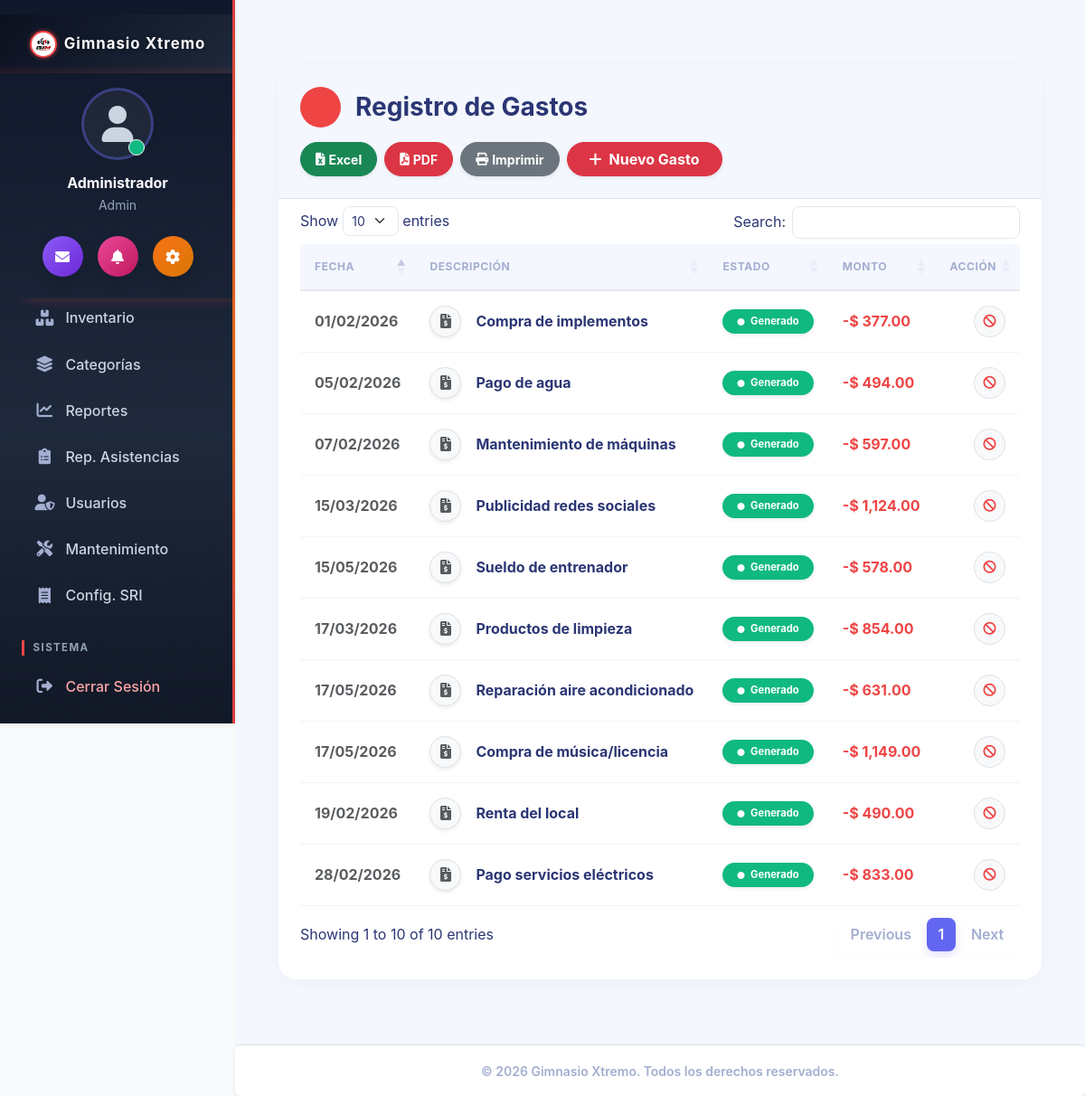
/gastos/index (signed in), run on the app's committed database.
### tables this page shows
CREATE TABLE IF NOT EXISTS `configuracion` (
  `id` int NOT NULL,
  `nombre_sistema` varchar(100) DEFAULT NULL,
  `ruc` varchar(20) DEFAULT NULL,
  `razon_social` varchar(255) DEFAULT NULL,
  `nombre_comercial` varchar(255) DEFAULT NULL,
  `direccion` varchar(255) DEFAULT NULL,
  `ubigeo` varchar(6) DEFAULT '150101',
  `departamento` varchar(60) DEFAULT 'LIMA',
  `provincia` varchar(60) DEFAULT 'LIMA',
  `distrito` varchar(60) DEFAULT 'LIMA',
  `urbanizacion` varchar(120) DEFAULT NULL,
  `codigo_pais` varchar(2) DEFAULT 'PE',
  `telefono` varchar(20) DEFAULT NULL,
  `email` varchar(100) DEFAULT NULL,
  `logo` varchar(255) DEFAULT NULL,
  `moneda` varchar(10) DEFAULT '$',
  `sunat_ambiente` enum('beta','produccion') DEFAULT 'beta',
  `sunat_usuario_sol` varchar(50) DEFAULT NULL,
  `sunat_clave_sol` varchar(255) DEFAULT NULL,
  `sunat_certificado` varchar(255) DEFAULT NULL,
  `sunat_cert_clave` varchar(255) DEFAULT NULL,
  `igv_tasa` decimal(5,2) DEFAULT '18.00',
  `incluye_igv` tinyint(1) DEFAULT '1' COMMENT '1 = los precios mostrados YA incluyen IGV',
  `sri_ambiente` enum('1','2') DEFAULT '1' COMMENT '1=Pruebas, 2=Produccion',
  `sri_establecimiento` varchar(3) DEFAULT '001',
  `sri_punto_emision` varchar(3) DEFAULT '001',
  `sri_certificado_p12` varchar(255) DEFAULT NULL,
  `sri_certificado_clave` varchar(255) DEFAULT NULL,
  `iva_tasa` decimal(5,2) DEFAULT '15.00',
  `incluye_iva` tinyint(1) DEFAULT '1' COMMENT '1 = los precios mostrados YA incluyen IVA',
  PRIMARY KEY (`id`)
);

CREATE TABLE IF NOT EXISTS `gastos` (
  `id` int NOT NULL AUTO_INCREMENT,
  `descripcion` varchar(255) NOT NULL,
  `monto` decimal(10,2) NOT NULL,
  `fecha` date NOT NULL,
  `estado` enum('creado','anulado') DEFAULT 'creado',
  `motivo_anulacion` varchar(255) DEFAULT NULL,
  PRIMARY KEY (`id`)
);

### app/controllers/GastosController.php (called while the page is built, shortened)
<?php
require_once '../app/models/Gasto.php';
class GastosController {
    public function index() {
        $gastoModel = new Gasto();
        $stmt = $gastoModel->obtenerTodos();
        $gastos = $stmt->fetchAll(PDO::FETCH_ASSOC);
        require_once '../app/views/gastos/index.php';
    }
}

### app/models/Configuracion.php (called while the page is built, shortened)
<?php
class Configuracion {
    public static function getInfo() {
        $database = new Database();
        $conn = $database->getConnection();
        $query = "SELECT * FROM configuracion WHERE id = 1 LIMIT 1";
        $stmt = $conn->prepare($query);
        $stmt->execute();
        return $stmt->fetch(PDO::FETCH_ASSOC);
    }
}

### app/models/Gasto.php (called while the page is built, shortened)
<?php
class Gasto {
    private $conn;
    private $table_name = "gastos";
    public function __construct() {
        $database = new Database();
        $this->conn = $database->getConnection();
    }
    public function obtenerTodos() {
        $query = "SELECT * FROM " . $this->table_name . " ORDER BY fecha DESC";
        $stmt = $this->conn->prepare($query);
        $stmt->execute();
        return $stmt;
    }
}

### app/config/Database.php (called while the page is built, shortened)
<?php
class Database {
    private $host = 'localhost';
    private $db_name = 'ec_gym_system';
    private $username = 'root';
    private $password = '';
    public function getConnection() {
        $this->conn = null;
        try {
            $this->conn = new PDO("mysql:host=" . $this->host . ";dbname=" . $this->db_name, $this->username, $this->password);
            $this->conn->exec("set names utf8");
            $this->conn->setAttribute(PDO::ATTR_ERRMODE, PDO::ERRMODE_EXCEPTION);
        } catch(PDOException $exception) {
            echo "Error de conexión: " . $exception->getMessage();
        }
        return $this->conn;
    }
}

### app/views/gastos/index.php (the view, shortened to what this page needs)
<!DOCTYPE html>
<html lang="es">
<head>
    <link href="https://cdn.jsdelivr.net/npm/bootstrap@5.3.0/dist/css/bootstrap.min.css" rel="stylesheet">
    <link href="https://cdn.datatables.net/1.13.6/css/dataTables.bootstrap5.min.css" rel="stylesheet">
    <link rel="stylesheet" href="https://cdnjs.cloudflare.com/ajax/libs/font-awesome/6.0.0/css/all.min.css">
    <link rel="stylesheet" href="/css/gym-theme.css?v=<?= time() ?>">
</head>
<body class="bg-light">
    <?php require_once '../app/views/inc/navbar.php'; ?>
    <div class="container-fluid px-4 fade-in mt-5 mb-5">
        <div class="module-container p-0">
            <div class="border-bottom px-4 py-4 d-flex justify-content-between align-items-center mb-2 flex-wrap gap-3" style="background: var(--gym-bg-light); border-top-left-radius: 20px; border-top-right-radius: 20px;">
                <h3 class="fw-bold text-dark m-0 d-flex align-items-center">
                    <div class="bg-danger bg-opacity-10 p-2 rounded-circle me-3 d-flex align-items-center justify-content-center" style="width: 45px; height: 45px;">
                        <i class="fas fa-money-bill-wave text-danger"></i>
                    </div>
                    Registro de Gastos
                </h3>
                <div class="d-flex gap-2 flex-wrap">
                    <button onclick="ExportHelper.toExcel('tblGastos', 'Gastos', 'Registro de Gastos')" class="btn btn-success btn-sm rounded-pill fw-bold px-3 shadow-sm d-flex align-items-center">
                        <i class="fas fa-file-excel me-1"></i> Excel
                    </button>
                    <button onclick="ExportHelper.toPDF('tblGastos', 'Gastos', 'Registro de Gastos')" class="btn btn-danger btn-sm rounded-pill fw-bold px-3 shadow-sm d-flex align-items-center">
                        <i class="fas fa-file-pdf me-1"></i> PDF
                    </button>
                    <button onclick="ExportHelper.print('tblGastos', 'Registro de Gastos')" class="btn btn-secondary btn-sm rounded-pill fw-bold px-3 shadow-sm d-flex align-items-center">
                        <i class="fas fa-print me-1"></i> Imprimir
                    </button>
                    <a href="/gastos/crear" class="btn btn-danger rounded-pill px-4 shadow-sm fw-bold d-flex align-items-center">
                        <i class="fas fa-plus me-2"></i> Nuevo Gasto
                    </a>
                </div>
            </div>
            <div class="p-4 pt-0 mt-2">
                <div class="table-responsive">
                    <table id="tblGastos" class="table table-hover align-middle table-data border-0">
                        <thead>
                            <tr>
                                <th class="border-0 bg-transparent text-muted">Fecha</th>
                                <th class="border-0 bg-transparent text-muted">Descripción</th>
                                <th class="border-0 bg-transparent text-muted">Estado</th>
                                <th class="border-0 bg-transparent text-muted">Monto</th>
                                <th class="border-0 bg-transparent text-muted text-end">Acción</th>
                            </tr>
                        </thead>
                    <tbody>
                        <?php foreach ($gastos as $g): ?>
                        <tr class="<?= isset($g['estado']) && $g['estado'] == 'anulado' ? 'opacity-75' : '' ?>">
                            <td class="text-muted fw-bold">
                                <?= date('d/m/Y', strtotime($g['fecha'])) ?>
                            </td>
                            <td>
                                <div class="d-flex align-items-center">
                                    <div class="bg-light rounded-circle d-flex align-items-center justify-content-center me-3 shadow-sm border" style="width: 35px; height: 35px;">
                                        <i class="fas fa-file-invoice-dollar text-muted"></i>
                                    </div>
                                    <div>
                                        <div class="fw-bold text-dark <?= isset($g['estado']) && $g['estado'] == 'anulado' ? 'text-decoration-line-through text-muted' : '' ?>"><?= $g['descripcion'] ?></div>
                                    </div>
                                </div>
                            </td>
                            <td>
                                <?php if(isset($g['estado']) && $g['estado'] == 'anulado'): ?>
                                    <span class="badge bg-secondary text-white px-3 py-2 rounded-pill shadow-sm" style="font-size: 0.7rem; font-weight: 700;"><i class="fas fa-ban me-1" style="font-size: 0.5rem; vertical-align: middle;"></i> Anulado</span>
                                <?php else: ?>
                                    <span class="badge bg-success text-white px-3 py-2 rounded-pill shadow-sm" style="font-size: 0.7rem; font-weight: 700;"><i class="fas fa-circle me-1" style="font-size: 0.5rem; vertical-align: middle;"></i> Generado</span>
                                <?php endif; ?>
                            </td>
                            <td class="<?= isset($g['estado']) && $g['estado'] == 'anulado' ? 'text-muted text-decoration-line-through' : 'text-danger' ?> fw-bold">
                                -<?= $config['moneda'] ?> <?= number_format($g['monto'], 2) ?>
                            </td>
                            <td class="text-end">
                                <div class="d-flex justify-content-end gap-2">
                                    <?php if(!isset($g['estado']) || $g['estado'] != 'anulado'): ?>
                                        <button class="btn btn-light text-danger btn-sm rounded-circle d-flex align-items-center justify-content-center border btn-anular"
                                                style="width: 35px; height: 35px; transition: all 0.2s;"
                                                data-id="<?= $g['id'] ?>"
                                                data-desc="<?= htmlspecialchars($g['descripcion']) ?>"
                                                data-monto="<?= '-'.$config['moneda'].' '.number_format($g['monto'], 2) ?>"
                                                title="Anular Gasto"
                                                onmouseover="this.classList.replace('btn-light', 'btn-danger'); this.classList.replace('text-danger', 'text-white');"
                                                onmouseout="this.classList.replace('btn-danger', 'btn-light'); this.classList.replace('text-white', 'text-danger');">
                                            <i class="fas fa-ban"></i>
                                        </button>
                                    <?php endif; ?>
                                </div>
                            </td>
                        </tr>
                        <?php endforeach; ?>
                    </tbody>
                </table>
                </div>
            </div>
        </div>
    </div>
    <?php require_once '../app/views/inc/footer.php'; ?>
</body>
</html>

### app/views/inc/navbar.php (shortened to what this page needs)
<?php
require_once __DIR__ . '/../../models/Configuracion.php';
$config = Configuracion::getInfo();
$_rolActual = $_SESSION['user_rol'] ?? '';
$current_uri = $_SERVER['REQUEST_URI'] ?? '';
$is_active = function($path) use ($current_uri) {
    if ($path === '/home/index') {
        return ($current_uri === '/' || strpos($current_uri, '/home') === 0) ? 'active' : '';
    }
    return strpos($current_uri, $path) === 0 ? 'active' : '';
};
?>
<link rel="stylesheet" href="/css/gym-theme.css?v=<?= time() ?>">
<div class="d-flex" id="wrapper">
    <div class="shadow-sm" id="sidebar-wrapper">
        <div class="sidebar-heading p-4 d-flex align-items-center justify-content-center">
            <?php if(!empty($config['logo'])): ?>
                <img src="/img/<?= $config['logo'] ?>?v=<?= time() ?>"
                     alt="Logo" width="30" height="30"
                     class="d-inline-block align-text-top rounded-circle me-2">
            <?php endif; ?>
            <span class="fs-5 fw-bold text-dark tracking-wider"><?= $config['nombre_sistema'] ?></span>
        </div>
        <div class="text-center mt-3 mb-4 px-4">
            <div class="position-relative d-inline-block mb-3">
                <div class="bg-light rounded-circle shadow-sm d-flex align-items-center justify-content-center mx-auto" style="width: 80px; height: 80px; border: 3px solid #E0E7FF;">
                    <i class="fas fa-user text-muted" style="font-size: 2.5rem;"></i>
                </div>
                <span class="position-absolute bottom-0 end-0 p-2 bg-success border border-light rounded-circle" style="transform: translate(-10px, -5px);"></span>
            </div>
            <h6 class="fw-bold text-dark mb-1"><?= $_SESSION['user_name'] ?? 'Usuario' ?></h6>
            <p class="text-muted small mb-0"><?= ucfirst($_SESSION['user_rol'] ?? 'Invitado') ?></p>
        </div>
        <div class="d-flex justify-content-center gap-3 mb-4 px-3">
            <a href="/notificaciones/index" class="btn btn-primary rounded-circle shadow p-0 d-flex align-items-center justify-content-center" style="width: 45px; height: 45px; background: linear-gradient(135deg, #8B5CF6, #6D28D9); border:none;">
                <i class="fas fa-envelope text-white"></i>
            </a>
            <a href="/asistencia/index" class="btn rounded-circle shadow p-0 d-flex align-items-center justify-content-center" style="width: 45px; height: 45px; background: linear-gradient(135deg, #EC4899, #BE185D); border:none;">
                <i class="fas fa-bell text-white"></i>
            </a>
            <a href="/configuracion/index" class="btn rounded-circle shadow p-0 d-flex align-items-center justify-content-center" style="width: 45px; height: 45px; background: linear-gradient(135deg, #F97316, #D97706); border:none;">
                <i class="fas fa-cog text-white"></i>
            </a>
        </div>
        <div id="sidebar-nav-scroll">
            <div class="list-group list-group-flush mt-2 px-2">
                <?php if($_rolActual === 'admin'): ?>
                    <a class="list-group-item list-group-item-action rounded mb-1 <?= $is_active('/inventario/productos') ?>" href="/inventario/productos">
                        <i class="fas fa-boxes w-20px text-center"></i> Inventario
                    </a>
                    <a class="list-group-item list-group-item-action rounded mb-1 <?= $is_active('/inventario/categorias') ?>" href="/inventario/categorias">
                        <i class="fas fa-layer-group w-20px text-center"></i> Categorías
                    </a>
                    <a class="list-group-item list-group-item-action rounded mb-1 <?= $is_active('/reportes') ?>" href="/reportes/index">
                        <i class="fas fa-chart-line w-20px text-center"></i> Reportes
                    </a>
                    <a class="list-group-item list-group-item-action rounded mb-1 <?= $is_active('/asistencia/reporte') ?>" href="/asistencia/reporte">
                        <i class="fas fa-clipboard-list w-20px text-center"></i> Rep. Asistencias
                    </a>
                    <a class="list-group-item list-group-item-action rounded mb-1 <?= $is_active('/usuarios') ?>" href="/usuarios/index">
                        <i class="fas fa-user-shield w-20px text-center"></i> Usuarios
                    </a>
                    <a class="list-group-item list-group-item-action rounded mb-1 <?= $is_active('/mantenimiento') ?>" href="/mantenimiento/index">
                        <i class="fas fa-tools w-20px text-center"></i> Mantenimiento
                    </a>
                    <a class="list-group-item list-group-item-action rounded mb-1 <?= $is_active('/configuracion/sri') ?>" href="/configuracion/sri">
                        <i class="fas fa-receipt w-20px text-center"></i> Config. SRI
                    </a>
                <?php endif; ?>
                <p class="text-dark fw-bold ms-3 mt-4 mb-2 fs-6">Sistema</p>
                <a class="list-group-item list-group-item-action rounded mb-1 text-danger" href="/auth/logout">
                    <i class="fas fa-sign-out-alt w-20px text-center"></i> Cerrar Sesión
                </a>
            </div>
        </div>
    </div>
    <div id="page-content-wrapper" class="d-flex flex-column" style="min-height: 100vh; background-color: var(--gym-bg-light);">
        <div class="container-fluid p-4 flex-grow-1">

### app/views/inc/footer.php (shortened to what this page needs)
        </div>
        <footer class="bg-white border-top text-center py-3 mt-auto shadow-sm text-secondary rounded">
            <small class="fw-semibold">&copy; <?= date('Y') ?> <?= $config['nombre_sistema'] ?>. Todos los derechos reservados.</small>
        </footer>
    </div>
</div>
</body>
</html>

### data on the page
configuracion: logo (picture), nombre_sistema "Gimnasio Xtremo", moneda "$"
gastos: fecha "17/05/2026", descripcion "Reparación aire acondicionado", estado "Generado", monto "631.00"
gastos: fecha "17/05/2026", descripcion "Compra de música/licencia", estado "Generado", monto "1,149.00"
gastos: fecha "15/05/2026", descripcion "Sueldo de entrenador", estado "Generado", monto "578.00"
gastos: fecha "17/03/2026", descripcion "Productos de limpieza", estado "Generado", monto "854.00"
gastos: fecha "15/03/2026", descripcion "Publicidad redes sociales", estado "Generado", monto "1,124.00"
gastos: fecha "28/02/2026", descripcion "Pago servicios eléctricos", estado "Generado", monto "833.00"
gastos: fecha "19/02/2026", descripcion "Renta del local", estado "Generado", monto "490.00"
gastos: fecha "07/02/2026", descripcion "Mantenimiento de máquinas", estado "Generado", monto "597.00"
gastos: fecha "05/02/2026", descripcion "Pago de agua", estado "Generado", monto "494.00"
gastos: fecha "01/02/2026", descripcion "Compra de implementos", estado "Generado", monto "377.00"

### other printed values
$_SESSION['user_name'] "Administrador"
$_SESSION['user_rol'] "Admin"
